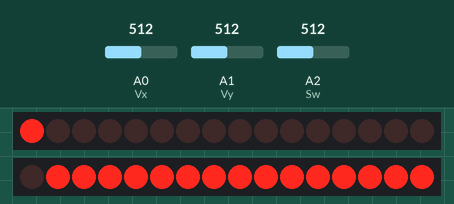
Simulated run of this sketch. Board: Arduino Uno, built with avr-gcc and run on an emulated ATmega328P. On the bench: 2 × 16 shift-register outputs drawn as a row of LEDs (first output left, lit = HIGH). Wiring (inferred from the names in the program): 2 × 2 × shift register (74HC595): data pin 7, shift clock pin 5, latch pin 6 / data pin 4, shift clock pin 13, latch pin 3. Wiring (inferred from the signals the program sends): 2 × row of LEDs: on Q0, Q1, Q2, Q3, Q4, Q5, Q6, Q7, Q8, Q9, Q10, Q11, Q12, Q13, Q14, Q15 / on Q0, Q1, Q2, Q3, Q4, Q5, Q6, Q7, Q8, Q9, Q10, Q11, Q12, Q13, Q14, Q15. The inputs (shaded band) are chosen by the test bench; at power-on: A0 (Vx) = 512, A1 (Vy) = 512, A2 (Sw) = 512. What the sketch prints to the serial monitor is not drawn.

Above: at 0.52 s.
Timing chart, 0 to 40.0 s (numbered marks = the images above):
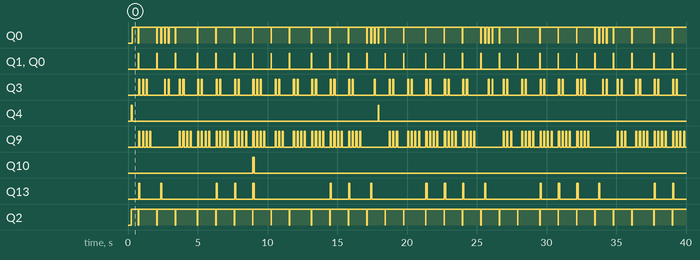

Measured:
- by itself, Q1, Q0: repeats every 8.2 s: 2 × (LOW 1.3 s, HIGH 0.02 s), LOW 1.6 s, 3 × (HIGH 0.03 s, LOW 1.3 s), HIGH 0.03 s
- by itself, Q4: alternates HIGH for 0.05 s and LOW for 17.6 s
- by itself, Q10: LOW → HIGH at 9.0 s, → LOW 0.08 s later
- by itself, Q2: repeats every 8.2 s: LOW 0.03 s, 2 × (HIGH 1.3 s, LOW 0.02 s), HIGH 1.6 s, 3 × (LOW 0.03 s, HIGH 1.3 s)

The sketch:

LED_Matrix_V0.1.ino
```cpp
//Pin connections to the arduino microcontroller
#define SH_CP_1 5   //COLUMN 1-16
#define DS_1 7
#define ST_CP_1 6

#define SH_CP_2 13   //ROW 1-16
#define DS_2 4
#define ST_CP_2 3

#define Vx A0       //Joystick
#define Vy A1
#define Sw A2

int arrColumn[8] = {B10000000, B01000000, B00100000, B00010000, B00001000, B00000100, B00000010, B00000001};
int arrRow[8] = {B01111111, B10111111, B11011111, B11101111, B11110111, B11111011, B11111101, B11111110};

bool matrixLED[16][16]={
  {false, false, false, false, false, false, false, false, false, false, false, false, false, false, false, false},
  {false, false, false, false, false, false, false, false, false, false, false, false, false, false, false, false},
  {false, false, false, false, false, false, false, false, false, false, false, false, false, false, false, false},
  {false, false, false, false, false, false, false, false, false, false, false, false, false, false, false, false},
  {false, false, false, false, false, false, false, false, false, false, false, false, false, false, false, false},
  {false, false, false, false, false, false, false, false, false, false, false, false, false, false, false, false},
  {false, false, false, false, false, false, false, false, false, false, false, false, false, false, false, false},
  {false, false, false, false, false, false, false, false, false, false, false, false, false, false, false, false},
  {false, false, false, false, false, false, false, false, false, false, false, false, false, false, false, false},
  {false, false, false, false, false, false, false, false, false, false, false, false, false, false, false, false},
  {false, false, false, false, false, false, false, false, false, false, false, false, false, false, false, false},
  {false, false, false, false, false, false, false, false, false, false, false, false, false, false, false, false},
  {false, false, false, false, false, false, false, false, false, false, false, false, false, false, false, false},
  {false, false, false, false, false, false, false, false, false, false, false, false, false, false, false, false},
  {false, false, false, false, false, false, false, false, false, false, false, false, false, false, false, false},
  {false, false, false, false, false, false, false, false, false, false, false, false, false, false, false, false}
};

int alphabetsRow[][5]={
  {193, 190, 162, 166, 177},  //  @ 0
  {131, 237, 238, 237, 131},  //  A 00
  {201, 182, 182, 182, 128},  //  B 01
  {221, 190, 190, 190, 193},  //  C 02
  {193, 190, 190, 190, 128},  //  D 4
  {190, 182, 182, 182, 128}, //  E  5
  {254, 246, 246, 246, 128}, //  F  6
  {142, 190, 190, 174, 193}, //  G  7
  {128, 247, 247, 247, 128}, //  H  8
  {255, 190, 128, 190, 255}, //  I  9
  {192, 191, 191, 191, 223}, //  J  10
  {190, 221, 235, 247, 128}, //  K  11
  {191, 191, 191, 191, 128}, //  L  12
  {128, 253, 243, 253, 128}, //  M  13
  {128, 239, 247, 251, 128}, //  N  14
  {193, 190, 190, 190, 193}, //  O  15
  {241, 238, 238, 238, 128}, //  P  16
  {161, 190, 174, 222, 193}, //  Q  17
  {184, 214, 230, 246, 128}, //  R  18
  {205, 182, 182, 182, 217}, //  S  19
  {254, 254, 128, 254, 254}, //  T  20
  {192, 191, 191, 191, 192}, //  U  21
  {224, 223, 191, 223, 224}, //  V  22
  {128, 223, 231, 223, 128}, //  W  23
  {156, 235, 247, 235, 156}, //  X  24
  {252, 251, 131, 251, 252}, //  Y  25
  {188, 186, 182, 174, 158}, //  Z  26
  {193, 186, 182, 174, 193}, // 0 27
  {255, 191, 128, 189, 255}, // 1 28
  {185, 182, 182, 174, 157}, // 2 29
  {204, 178, 182, 190, 222}, // 3 30
  {239, 228, 237, 135, 231}, // 4 31
  {198, 186, 186, 186, 216}, // 5 32
  {198, 182, 182, 181, 195}, // 6 33
  {252, 142, 246, 250, 254}, // 7 34
  {201, 182, 182, 182, 201}, // 8 35
  {225, 214, 182, 182, 185}, // 9 36
  {255, 255, 255, 255, 255} //    37
  //  {}, //  ]
  //  {}, //  \
  //  {}, //  [
  //  {}, //  ^
  //  {}, //  _
  //  {}, //  !
  //  {}, //  "
  //  {}, //  #
  //  {}, //  $
  //  {}, //  %
  //  {}, //  &
  //  {}, //  '
  //  {}, //  (
  //  {}, //  )
  //  {}, //  *
  //  {}, //  +
  //  {}, //  ,
  //  {}, //  -
  //  {}, //  .
  //  {}, // /
  //  {}, // :
  //  {}, // ;
  //  {}, // <
  //  {}, // >
  //  {}, // =
  //  {}, // ?
};

void LED_On(int ST_CP, int DS, int SH_CP, int value1, int value2){
  digitalWrite(ST_CP, LOW);
  shiftOut(DS, SH_CP, MSBFIRST, value1);
  shiftOut(DS, SH_CP, MSBFIRST, value2);
  digitalWrite(ST_CP, HIGH);
}

void LED_Off(bool value) {
  //if true turns off all the LED by reversing the polarity
  //i.e. giving HIGH on negative side and LOW on positive side
  //can be used to turn off the LED Matrix

  if (value) {
    LED_On(ST_CP_1, DS_1, SH_CP_1, B00000000, B00000000);
    LED_On(ST_CP_2, DS_2, SH_CP_2, B11111111, B11111111);
  }
}

void LED_XY(int x, int y) {
  //turns on the led given the location of the led
  //location given as (row, column) location starting from 1
  x = x - 1; //since numbering in array starts from 0,
  y = y - 1; //and we give values starting from 1

  //conditions for row, turns on the given row
  if (x < 8)
    LED_On(ST_CP_2, DS_2, SH_CP_2, arrRow[x], 255);
  else
    LED_On(ST_CP_2, DS_2, SH_CP_2, 255, arrRow[x - 8]);

  //conditions for column, turns on the given column
  if (y < 8)
    LED_On(ST_CP_1, DS_1, SH_CP_1, arrColumn[y], 0);
  else
    LED_On(ST_CP_1, DS_1, SH_CP_1, 0, arrColumn[y - 8]);
}

void updateLED(int x, int y, bool value){
  x = x-1;
  y = y-1;

  matrixLED[x][y] = value;
}

void setup(){
  pinMode(SH_CP_1, OUTPUT);
  pinMode(ST_CP_1, OUTPUT);
  pinMode(DS_1, OUTPUT);

  pinMode(SH_CP_2, OUTPUT);
  pinMode(ST_CP_2, OUTPUT);
  pinMode(DS_2, OUTPUT);

  pinMode(Vx, INPUT);
  pinMode(Vy, INPUT);
  pinMode(Sw, INPUT);

  Serial.begin(9600);
}

void loop(){
  int x, y, s, count=0;
  x = analogRead(Vx);
  y = analogRead(Vy);
  s = analogRead(Sw);

  int i, j;
  for(i=1; i<17; i++){
    for(j=1; j<17; j++){
      if(matrixLED[i+1][j+1] == true){
        LED_XY(i, j);
        Serial.println(count++);
      }
      delay(1);
    }
  }
}
```
